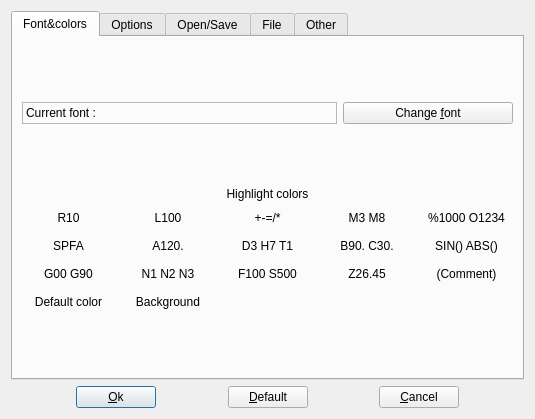
<?xml version="1.0" encoding="UTF-8"?>
<ui version="4.0">
 <class>SetupDialog</class>
 <widget class="QDialog" name="SetupDialog">
  <property name="geometry">
   <rect>
    <x>0</x>
    <y>0</y>
    <width>535</width>
    <height>419</height>
   </rect>
  </property>
  <property name="windowTitle">
   <string>Dialog</string>
  </property>
  <layout class="QVBoxLayout" name="verticalLayout">
   <item>
    <widget class="QTabWidget" name="tabWidget">
     <property name="tabPosition">
      <enum>QTabWidget::North</enum>
     </property>
     <property name="currentIndex">
      <number>0</number>
     </property>
     <widget class="QWidget" name="fontColorTab">
      <attribute name="title">
       <string>Font&amp;&amp;colors</string>
      </attribute>
      <layout class="QVBoxLayout" name="verticalLayout_4">
       <item>
        <spacer name="verticalSpacer_2">
         <property name="orientation">
          <enum>Qt::Vertical</enum>
         </property>
         <property name="sizeHint" stdset="0">
          <size>
           <width>20</width>
           <height>1</height>
          </size>
         </property>
        </spacer>
       </item>
       <item>
        <layout class="QHBoxLayout" name="horizontalLayout_2">
         <item>
          <widget class="QLabel" name="fontLabel">
           <property name="frameShape">
            <enum>QFrame::StyledPanel</enum>
           </property>
           <property name="frameShadow">
            <enum>QFrame::Sunken</enum>
           </property>
           <property name="text">
            <string>Current font :</string>
           </property>
          </widget>
         </item>
         <item>
          <widget class="QPushButton" name="changeFontButton">
           <property name="minimumSize">
            <size>
             <width>0</width>
             <height>0</height>
            </size>
           </property>
           <property name="maximumSize">
            <size>
             <width>170</width>
             <height>16777215</height>
            </size>
           </property>
           <property name="text">
            <string>Change &amp;font</string>
           </property>
          </widget>
         </item>
        </layout>
       </item>
       <item>
        <spacer name="verticalSpacer_4">
         <property name="orientation">
          <enum>Qt::Vertical</enum>
         </property>
         <property name="sizeHint" stdset="0">
          <size>
           <width>20</width>
           <height>40</height>
          </size>
         </property>
        </spacer>
       </item>
       <item>
        <widget class="QLabel" name="label_2">
         <property name="text">
          <string>Highlight colors</string>
         </property>
         <property name="alignment">
          <set>Qt::AlignCenter</set>
         </property>
        </widget>
       </item>
       <item>
        <layout class="QGridLayout" name="gridLayout">
         <item row="3" column="4">
          <widget class="QPushButton" name="commentColorButton">
           <property name="text">
            <string>(Comment)</string>
           </property>
           <property name="flat">
            <bool>true</bool>
           </property>
          </widget>
         </item>
         <item row="1" column="4">
          <widget class="QPushButton" name="progNameColorButton">
           <property name="autoFillBackground">
            <bool>false</bool>
           </property>
           <property name="text">
            <string>%1000 O1234</string>
           </property>
           <property name="flat">
            <bool>true</bool>
           </property>
          </widget>
         </item>
         <item row="3" column="2">
          <widget class="QPushButton" name="fsColorButton">
           <property name="text">
            <string>F100 S500</string>
           </property>
           <property name="flat">
            <bool>true</bool>
           </property>
          </widget>
         </item>
         <item row="3" column="1">
          <widget class="QPushButton" name="nColorButton">
           <property name="text">
            <string>N1 N2 N3</string>
           </property>
           <property name="flat">
            <bool>true</bool>
           </property>
          </widget>
         </item>
         <item row="3" column="3">
          <widget class="QPushButton" name="zColorButton">
           <property name="text">
            <string>Z26.45</string>
           </property>
           <property name="flat">
            <bool>true</bool>
           </property>
          </widget>
         </item>
         <item row="1" column="3">
          <widget class="QPushButton" name="mColorButton">
           <property name="autoFillBackground">
            <bool>false</bool>
           </property>
           <property name="text">
            <string>M3 M8</string>
           </property>
           <property name="flat">
            <bool>true</bool>
           </property>
          </widget>
         </item>
         <item row="1" column="2">
          <widget class="QPushButton" name="operatorColorButton">
           <property name="text">
            <string>+-=/*</string>
           </property>
           <property name="flat">
            <bool>true</bool>
           </property>
          </widget>
         </item>
         <item row="1" column="1">
          <widget class="QPushButton" name="lColorButton">
           <property name="text">
            <string>L100</string>
           </property>
           <property name="flat">
            <bool>true</bool>
           </property>
          </widget>
         </item>
         <item row="2" column="0">
          <widget class="QPushButton" name="keyWordColorButton">
           <property name="text">
            <string>SPFA</string>
           </property>
           <property name="flat">
            <bool>true</bool>
           </property>
          </widget>
         </item>
         <item row="2" column="2">
          <widget class="QPushButton" name="dhtColorButton">
           <property name="text">
            <string>D3 H7 T1</string>
           </property>
           <property name="flat">
            <bool>true</bool>
           </property>
          </widget>
         </item>
         <item row="1" column="0">
          <widget class="QPushButton" name="rColorButton">
           <property name="text">
            <string>R10</string>
           </property>
           <property name="flat">
            <bool>true</bool>
           </property>
          </widget>
         </item>
         <item row="2" column="1">
          <widget class="QPushButton" name="aColorButton">
           <property name="text">
            <string>A120.</string>
           </property>
           <property name="flat">
            <bool>true</bool>
           </property>
          </widget>
         </item>
         <item row="2" column="4">
          <widget class="QPushButton" name="macroColorButton">
           <property name="text">
            <string>SIN() ABS()</string>
           </property>
           <property name="flat">
            <bool>true</bool>
           </property>
          </widget>
         </item>
         <item row="2" column="3">
          <widget class="QPushButton" name="bColorButton">
           <property name="text">
            <string>B90. C30.</string>
           </property>
           <property name="flat">
            <bool>true</bool>
           </property>
          </widget>
         </item>
         <item row="3" column="0">
          <widget class="QPushButton" name="gColorButton">
           <property name="text">
            <string>G00 G90</string>
           </property>
           <property name="flat">
            <bool>true</bool>
           </property>
          </widget>
         </item>
         <item row="4" column="0">
          <widget class="QPushButton" name="fontColorButton">
           <property name="text">
            <string>Default color</string>
           </property>
           <property name="flat">
            <bool>true</bool>
           </property>
          </widget>
         </item>
         <item row="4" column="1">
          <widget class="QPushButton" name="backgroundColorButton">
           <property name="text">
            <string>Background</string>
           </property>
           <property name="flat">
            <bool>true</bool>
           </property>
          </widget>
         </item>
        </layout>
       </item>
       <item>
        <spacer name="verticalSpacer_7">
         <property name="orientation">
          <enum>Qt::Vertical</enum>
         </property>
         <property name="sizeHint" stdset="0">
          <size>
           <width>20</width>
           <height>40</height>
          </size>
         </property>
        </spacer>
       </item>
      </layout>
     </widget>
     <widget class="QWidget" name="optionsTab">
      <attribute name="title">
       <string>Options</string>
      </attribute>
      <layout class="QGridLayout" name="gridLayout_6">
       <item row="4" column="0">
        <widget class="QCheckBox" name="syntaxHCheckBox">
         <property name="text">
          <string>&amp;Syntax highlight</string>
         </property>
        </widget>
       </item>
       <item row="4" column="2">
        <widget class="QPushButton" name="curLineColorButton">
         <property name="toolTip">
          <string>Highlighted current line color</string>
         </property>
         <property name="text">
          <string>Hi&amp;ghlighted current line color</string>
         </property>
         <property name="autoDefault">
          <bool>false</bool>
         </property>
         <property name="flat">
          <bool>true</bool>
         </property>
        </widget>
       </item>
       <item row="4" column="1">
        <spacer name="horizontalSpacer_5">
         <property name="orientation">
          <enum>Qt::Horizontal</enum>
         </property>
         <property name="sizeHint" stdset="0">
          <size>
           <width>40</width>
           <height>20</height>
          </size>
         </property>
        </spacer>
       </item>
       <item row="6" column="2">
        <widget class="QCheckBox" name="underlineCheckBox">
         <property name="text">
          <string>Underline changes</string>
         </property>
        </widget>
       </item>
       <item row="5" column="2">
        <widget class="QPushButton" name="underlineColorButton">
         <property name="toolTip">
          <string>Underline color</string>
         </property>
         <property name="text">
          <string>U&amp;nderline color</string>
         </property>
         <property name="autoDefault">
          <bool>false</bool>
         </property>
         <property name="flat">
          <bool>true</bool>
         </property>
        </widget>
       </item>
       <item row="5" column="0">
        <widget class="QCheckBox" name="capsLockCheckBox">
         <property name="text">
          <string>&amp;Internal CAPS LOCK</string>
         </property>
        </widget>
       </item>
       <item row="7" column="2">
        <widget class="QCheckBox" name="clearUnderlinecheckBox">
         <property name="toolTip">
          <string>Clear underline changes on save</string>
         </property>
         <property name="text">
          <string>Clear underline on save</string>
         </property>
        </widget>
       </item>
       <item row="8" column="2">
        <widget class="QCheckBox" name="changeDateOnSave">
         <property name="toolTip">
          <string>When saving, it modifies the date in the comments in the header of the file.</string>
         </property>
         <property name="text">
          <string>Change date on save</string>
         </property>
        </widget>
       </item>
       <item row="7" column="0">
        <widget class="QCheckBox" name="clearUndocheckBox">
         <property name="toolTip">
          <string>Clear undo/redo history on save</string>
         </property>
         <property name="text">
          <string>Clear undo/redo history on save</string>
         </property>
        </widget>
       </item>
       <item row="6" column="0">
        <widget class="QCheckBox" name="editorToolTipsCheckBox">
         <property name="text">
          <string>Show editor tooltips</string>
         </property>
         <property name="checked">
          <bool>false</bool>
         </property>
        </widget>
       </item>
       <item row="9" column="0">
        <spacer name="verticalSpacer_9">
         <property name="orientation">
          <enum>Qt::Vertical</enum>
         </property>
         <property name="sizeHint" stdset="0">
          <size>
           <width>20</width>
           <height>40</height>
          </size>
         </property>
        </spacer>
       </item>
      </layout>
     </widget>
     <widget class="QWidget" name="openSaveTab">
      <attribute name="title">
       <string>Open/Save</string>
      </attribute>
      <layout class="QHBoxLayout" name="horizontalLayout_11">
       <item>
        <widget class="QGroupBox" name="ui_openGroup">
         <property name="title">
          <string>When open file:</string>
         </property>
         <layout class="QGridLayout" name="gridLayout_3">
          <item row="2" column="0">
           <widget class="QCheckBox" name="ui_dropControl">
            <property name="toolTip">
             <string>&lt;html&gt;&lt;head/&gt;&lt;body&gt;&lt;p&gt;Older CNC systems could add control characters (&lt;code&gt;0x00&lt;/code&gt;-&lt;code&gt;0x1f&lt;/code&gt;) when uploading a file via the serial port, which looks like mojibake. The editor can delete such characters, leaving only carriage and newline characters.&lt;/p&gt;&lt;/body&gt;&lt;/html&gt;</string>
            </property>
            <property name="text">
             <string>Discard control symbols.</string>
            </property>
           </widget>
          </item>
          <item row="0" column="0">
           <widget class="QCheckBox" name="ui_dropEmptyLine">
            <property name="toolTip">
             <string>&lt;html&gt;&lt;head/&gt;&lt;body&gt;&lt;p&gt;In some cases, the CNC inserts additional blank lines when the file is unloaded. The editor can recognise such lines and delete them.&lt;/p&gt;&lt;/body&gt;&lt;/html&gt;</string>
            </property>
            <property name="text">
             <string>Discard additional empty lines.</string>
            </property>
           </widget>
          </item>
          <item row="1" column="0">
           <widget class="QCheckBox" name="ui_dropExtra">
            <property name="toolTip">
             <string>&lt;html&gt;&lt;head/&gt;&lt;body&gt;&lt;p&gt;Discard the upper 128 code points commonly used for national alphabets.&lt;/p&gt;&lt;/body&gt;&lt;/html&gt;</string>
            </property>
            <property name="text">
             <string>Discard extra symbols.</string>
            </property>
           </widget>
          </item>
          <item row="3" column="0">
           <spacer name="verticalSpacer_11">
            <property name="orientation">
             <enum>Qt::Vertical</enum>
            </property>
            <property name="sizeHint" stdset="0">
             <size>
              <width>20</width>
              <height>40</height>
             </size>
            </property>
           </spacer>
          </item>
         </layout>
        </widget>
       </item>
       <item>
        <widget class="QGroupBox" name="ui_encodingGroup">
         <property name="title">
          <string>Use encoding:</string>
         </property>
         <layout class="QGridLayout" name="gridLayout_5">
          <item row="3" column="0">
           <spacer name="verticalSpacer_10">
            <property name="orientation">
             <enum>Qt::Vertical</enum>
            </property>
            <property name="sizeHint" stdset="0">
             <size>
              <width>20</width>
              <height>40</height>
             </size>
            </property>
           </spacer>
          </item>
          <item row="2" column="0">
           <widget class="QComboBox" name="ui_encodingCombo">
            <property name="sizePolicy">
             <sizepolicy hsizetype="Preferred" vsizetype="Fixed">
              <horstretch>0</horstretch>
              <verstretch>0</verstretch>
             </sizepolicy>
            </property>
            <property name="editable">
             <bool>false</bool>
            </property>
           </widget>
          </item>
          <item row="0" column="0">
           <widget class="QCheckBox" name="ui_showAllCodecs">
            <property name="text">
             <string>Show all available codecs</string>
            </property>
           </widget>
          </item>
          <item row="1" column="0">
           <widget class="QCheckBox" name="ui_showAliases">
            <property name="text">
             <string>Show aliases</string>
            </property>
           </widget>
          </item>
         </layout>
        </widget>
       </item>
      </layout>
     </widget>
     <widget class="QWidget" name="extensionsTab">
      <property name="accessibleName">
       <string/>
      </property>
      <attribute name="title">
       <string>File</string>
      </attribute>
      <layout class="QHBoxLayout" name="horizontalLayout_3">
       <item>
        <widget class="QListWidget" name="lstExtensions">
         <property name="sizePolicy">
          <sizepolicy hsizetype="Minimum" vsizetype="Expanding">
           <horstretch>0</horstretch>
           <verstretch>0</verstretch>
          </sizepolicy>
         </property>
         <property name="maximumSize">
          <size>
           <width>150</width>
           <height>16777215</height>
          </size>
         </property>
         <property name="sortingEnabled">
          <bool>true</bool>
         </property>
        </widget>
       </item>
       <item>
        <layout class="QVBoxLayout" name="verticalLayout_3">
         <item>
          <layout class="QHBoxLayout" name="horizontalLayout_9">
           <item>
            <widget class="QPushButton" name="btnDeleteExtension">
             <property name="text">
              <string>Delete</string>
             </property>
             <property name="icon">
              <iconset resource="../../gcodeshared/application.qrc">
               <normaloff>:/images/list-remove.png</normaloff>:/images/list-remove.png</iconset>
             </property>
            </widget>
           </item>
           <item>
            <spacer name="horizontalSpacer_9">
             <property name="orientation">
              <enum>Qt::Horizontal</enum>
             </property>
             <property name="sizeHint" stdset="0">
              <size>
               <width>40</width>
               <height>20</height>
              </size>
             </property>
            </spacer>
           </item>
          </layout>
         </item>
         <item>
          <spacer name="verticalSpacer_3">
           <property name="orientation">
            <enum>Qt::Vertical</enum>
           </property>
           <property name="sizeHint" stdset="0">
            <size>
             <width>20</width>
             <height>5</height>
            </size>
           </property>
          </spacer>
         </item>
         <item>
          <layout class="QHBoxLayout" name="horizontalLayout_6">
           <item>
            <widget class="QLabel" name="label_3">
             <property name="text">
              <string>Extension to add: </string>
             </property>
            </widget>
           </item>
           <item>
            <widget class="QLineEdit" name="edtExtension">
             <property name="inputMask">
              <string/>
             </property>
             <property name="text">
              <string>*.</string>
             </property>
             <property name="maxLength">
              <number>5</number>
             </property>
            </widget>
           </item>
           <item>
            <widget class="QPushButton" name="btnAddExtension">
             <property name="text">
              <string>Add</string>
             </property>
             <property name="icon">
              <iconset resource="../../gcodeshared/application.qrc">
               <normaloff>:/images/add.png</normaloff>:/images/add.png</iconset>
             </property>
            </widget>
           </item>
          </layout>
         </item>
         <item>
          <widget class="Line" name="line_5">
           <property name="orientation">
            <enum>Qt::Horizontal</enum>
           </property>
          </widget>
         </item>
         <item>
          <spacer name="verticalSpacer_6">
           <property name="orientation">
            <enum>Qt::Vertical</enum>
           </property>
           <property name="sizeHint" stdset="0">
            <size>
             <width>20</width>
             <height>20</height>
            </size>
           </property>
          </spacer>
         </item>
         <item>
          <widget class="Line" name="line_2">
           <property name="orientation">
            <enum>Qt::Horizontal</enum>
           </property>
          </widget>
         </item>
         <item>
          <layout class="QHBoxLayout" name="horizontalLayout_7">
           <item>
            <widget class="QLabel" name="label_4">
             <property name="text">
              <string>Default save extension:</string>
             </property>
            </widget>
           </item>
           <item>
            <widget class="QLineEdit" name="edtSaveExtension">
             <property name="toolTip">
              <string>Extension to be added to filename when saving</string>
             </property>
             <property name="inputMask">
              <string>*.Aaa</string>
             </property>
             <property name="text">
              <string>*.nc</string>
             </property>
            </widget>
           </item>
          </layout>
         </item>
         <item>
          <widget class="Line" name="line_4">
           <property name="orientation">
            <enum>Qt::Horizontal</enum>
           </property>
          </widget>
         </item>
         <item>
          <spacer name="verticalSpacer_8">
           <property name="orientation">
            <enum>Qt::Vertical</enum>
           </property>
           <property name="sizeHint" stdset="0">
            <size>
             <width>20</width>
             <height>20</height>
            </size>
           </property>
          </spacer>
         </item>
         <item>
          <widget class="Line" name="line">
           <property name="orientation">
            <enum>Qt::Horizontal</enum>
           </property>
          </widget>
         </item>
         <item>
          <layout class="QVBoxLayout" name="verticalLayout_5">
           <item>
            <widget class="QLabel" name="label_7">
             <property name="text">
              <string>Guess file name by:</string>
             </property>
            </widget>
           </item>
           <item>
            <layout class="QHBoxLayout" name="horizontalLayout_10">
             <item>
              <widget class="QCheckBox" name="progNumCheckBox">
               <property name="text">
                <string>Program number</string>
               </property>
               <property name="checked">
                <bool>true</bool>
               </property>
               <property name="autoExclusive">
                <bool>true</bool>
               </property>
               <property name="tristate">
                <bool>false</bool>
               </property>
              </widget>
             </item>
             <item>
              <widget class="QCheckBox" name="firstCommCheckBox">
               <property name="toolTip">
                <string>Ensure that first comment in program is valid file name</string>
               </property>
               <property name="text">
                <string>First comment</string>
               </property>
               <property name="autoExclusive">
                <bool>true</bool>
               </property>
               <property name="tristate">
                <bool>false</bool>
               </property>
              </widget>
             </item>
            </layout>
           </item>
           <item>
            <widget class="Line" name="line_3">
             <property name="orientation">
              <enum>Qt::Horizontal</enum>
             </property>
            </widget>
           </item>
           <item>
            <widget class="QLabel" name="label_5">
             <property name="text">
              <string>Default save directory:</string>
             </property>
            </widget>
           </item>
           <item>
            <layout class="QHBoxLayout" name="horizontalLayout_8">
             <item>
              <widget class="QLineEdit" name="edtSaveDirectory"/>
             </item>
             <item>
              <widget class="QPushButton" name="btnBrowseDirectory">
               <property name="text">
                <string>Browse...</string>
               </property>
               <property name="icon">
                <iconset resource="../../gcodeshared/application.qrc">
                 <normaloff>:/images/browse.png</normaloff>:/images/browse.png</iconset>
               </property>
              </widget>
             </item>
            </layout>
           </item>
          </layout>
         </item>
        </layout>
       </item>
      </layout>
     </widget>
     <widget class="QWidget" name="otherTab">
      <attribute name="title">
       <string>Other</string>
      </attribute>
      <layout class="QVBoxLayout" name="verticalLayout_2">
       <item>
        <layout class="QHBoxLayout" name="horizontalLayout_5">
         <item>
          <widget class="QLabel" name="label">
           <property name="text">
            <string>Calculator exe :</string>
           </property>
          </widget>
         </item>
         <item>
          <widget class="QLineEdit" name="calcLineEdit">
           <property name="toolTip">
            <string>Calculator executable</string>
           </property>
          </widget>
         </item>
         <item>
          <widget class="QPushButton" name="browseButton">
           <property name="text">
            <string>&amp;Browse</string>
           </property>
           <property name="icon">
            <iconset resource="../../gcodeshared/application.qrc">
             <normaloff>:/images/browse.png</normaloff>:/images/browse.png</iconset>
           </property>
          </widget>
         </item>
        </layout>
       </item>
       <item>
        <layout class="QHBoxLayout" name="horizontalLayout_4">
         <item>
          <widget class="QGroupBox" name="groupBox">
           <property name="title">
            <string>Window title</string>
           </property>
           <layout class="QGridLayout" name="gridLayout_2">
            <item row="0" column="0">
             <widget class="QCheckBox" name="fileNameCheckBox">
              <property name="text">
               <string>Show file name</string>
              </property>
             </widget>
            </item>
            <item row="1" column="0">
             <widget class="QCheckBox" name="filePathCheckBox">
              <property name="text">
               <string>Show file path</string>
              </property>
             </widget>
            </item>
            <item row="2" column="0">
             <widget class="QCheckBox" name="titleCheckBox">
              <property name="text">
               <string>Show program title</string>
              </property>
             </widget>
            </item>
            <item row="3" column="0">
             <spacer name="verticalSpacer_5">
              <property name="orientation">
               <enum>Qt::Vertical</enum>
              </property>
              <property name="sizeHint" stdset="0">
               <size>
                <width>20</width>
                <height>40</height>
               </size>
              </property>
             </spacer>
            </item>
           </layout>
          </widget>
         </item>
         <item>
          <widget class="QGroupBox" name="groupBox_2">
           <property name="title">
            <string/>
           </property>
           <layout class="QGridLayout" name="gridLayout_4">
            <item row="0" column="1">
             <widget class="QCheckBox" name="tabbedModecheckBox">
              <property name="text">
               <string>&amp;Editor tabbed mode</string>
              </property>
             </widget>
            </item>
            <item row="1" column="1">
             <widget class="QCheckBox" name="readOnlyModeCheckBox">
              <property name="toolTip">
               <string>If set, all files will be opened in read-only mode</string>
              </property>
              <property name="text">
               <string>&amp;Viewer mode</string>
              </property>
             </widget>
            </item>
            <item row="6" column="1">
             <spacer name="verticalSpacer">
              <property name="orientation">
               <enum>Qt::Vertical</enum>
              </property>
              <property name="sizeHint" stdset="0">
               <size>
                <width>20</width>
                <height>40</height>
               </size>
              </property>
             </spacer>
            </item>
            <item row="5" column="1">
             <widget class="QComboBox" name="highlightModeComboBox">
              <property name="toolTip">
               <string>Default highlight style and tooltip mode</string>
              </property>
             </widget>
            </item>
            <item row="4" column="1">
             <widget class="QLabel" name="label_6">
              <property name="text">
               <string>Default highlight style:</string>
              </property>
             </widget>
            </item>
            <item row="2" column="1">
             <widget class="QCheckBox" name="startEmptyCheckBox">
              <property name="toolTip">
               <string>Do not reopen the editor windows at startup</string>
              </property>
              <property name="text">
               <string>Start empty window</string>
              </property>
             </widget>
            </item>
            <item row="3" column="1">
             <widget class="QCheckBox" name="disableFileChangeMonitorCheckBox">
              <property name="toolTip">
               <string>Do not show warning message when open file is modified by another application.</string>
              </property>
              <property name="text">
               <string>Disable file change monitor</string>
              </property>
             </widget>
            </item>
           </layout>
          </widget>
         </item>
        </layout>
       </item>
      </layout>
     </widget>
    </widget>
   </item>
   <item>
    <layout class="QHBoxLayout" name="horizontalLayout">
     <item>
      <spacer name="horizontalSpacer">
       <property name="orientation">
        <enum>Qt::Horizontal</enum>
       </property>
       <property name="sizeHint" stdset="0">
        <size>
         <width>40</width>
         <height>20</height>
        </size>
       </property>
      </spacer>
     </item>
     <item>
      <widget class="QPushButton" name="okButton">
       <property name="text">
        <string>&amp;Ok</string>
       </property>
       <property name="icon">
        <iconset resource="../../gcodeshared/application.qrc">
         <normaloff>:/images/ok.png</normaloff>:/images/ok.png</iconset>
       </property>
       <property name="default">
        <bool>true</bool>
       </property>
      </widget>
     </item>
     <item>
      <spacer name="horizontalSpacer_3">
       <property name="orientation">
        <enum>Qt::Horizontal</enum>
       </property>
       <property name="sizeHint" stdset="0">
        <size>
         <width>40</width>
         <height>20</height>
        </size>
       </property>
      </spacer>
     </item>
     <item>
      <widget class="QPushButton" name="defaultButton">
       <property name="text">
        <string>&amp;Default</string>
       </property>
       <property name="icon">
        <iconset resource="../../gcodeshared/application.qrc">
         <normaloff>:/images/default.png</normaloff>:/images/default.png</iconset>
       </property>
       <property name="autoDefault">
        <bool>false</bool>
       </property>
      </widget>
     </item>
     <item>
      <spacer name="horizontalSpacer_4">
       <property name="orientation">
        <enum>Qt::Horizontal</enum>
       </property>
       <property name="sizeHint" stdset="0">
        <size>
         <width>40</width>
         <height>20</height>
        </size>
       </property>
      </spacer>
     </item>
     <item>
      <widget class="QPushButton" name="cancelButton">
       <property name="text">
        <string>&amp;Cancel</string>
       </property>
       <property name="icon">
        <iconset resource="../../gcodeshared/application.qrc">
         <normaloff>:/images/window-close.png</normaloff>:/images/window-close.png</iconset>
       </property>
       <property name="autoDefault">
        <bool>false</bool>
       </property>
      </widget>
     </item>
     <item>
      <spacer name="horizontalSpacer_2">
       <property name="orientation">
        <enum>Qt::Horizontal</enum>
       </property>
       <property name="sizeHint" stdset="0">
        <size>
         <width>40</width>
         <height>20</height>
        </size>
       </property>
      </spacer>
     </item>
    </layout>
   </item>
  </layout>
 </widget>
 <tabstops>
  <tabstop>tabWidget</tabstop>
  <tabstop>changeFontButton</tabstop>
  <tabstop>rColorButton</tabstop>
  <tabstop>lColorButton</tabstop>
  <tabstop>operatorColorButton</tabstop>
  <tabstop>mColorButton</tabstop>
  <tabstop>progNameColorButton</tabstop>
  <tabstop>keyWordColorButton</tabstop>
  <tabstop>aColorButton</tabstop>
  <tabstop>dhtColorButton</tabstop>
  <tabstop>bColorButton</tabstop>
  <tabstop>macroColorButton</tabstop>
  <tabstop>gColorButton</tabstop>
  <tabstop>nColorButton</tabstop>
  <tabstop>fsColorButton</tabstop>
  <tabstop>zColorButton</tabstop>
  <tabstop>commentColorButton</tabstop>
  <tabstop>fontColorButton</tabstop>
  <tabstop>backgroundColorButton</tabstop>
  <tabstop>syntaxHCheckBox</tabstop>
  <tabstop>capsLockCheckBox</tabstop>
  <tabstop>editorToolTipsCheckBox</tabstop>
  <tabstop>clearUndocheckBox</tabstop>
  <tabstop>curLineColorButton</tabstop>
  <tabstop>underlineColorButton</tabstop>
  <tabstop>underlineCheckBox</tabstop>
  <tabstop>clearUnderlinecheckBox</tabstop>
  <tabstop>lstExtensions</tabstop>
  <tabstop>btnDeleteExtension</tabstop>
  <tabstop>edtExtension</tabstop>
  <tabstop>btnAddExtension</tabstop>
  <tabstop>edtSaveExtension</tabstop>
  <tabstop>progNumCheckBox</tabstop>
  <tabstop>firstCommCheckBox</tabstop>
  <tabstop>edtSaveDirectory</tabstop>
  <tabstop>btnBrowseDirectory</tabstop>
  <tabstop>calcLineEdit</tabstop>
  <tabstop>browseButton</tabstop>
  <tabstop>fileNameCheckBox</tabstop>
  <tabstop>filePathCheckBox</tabstop>
  <tabstop>titleCheckBox</tabstop>
  <tabstop>tabbedModecheckBox</tabstop>
  <tabstop>readOnlyModeCheckBox</tabstop>
  <tabstop>startEmptyCheckBox</tabstop>
  <tabstop>highlightModeComboBox</tabstop>
  <tabstop>okButton</tabstop>
  <tabstop>defaultButton</tabstop>
  <tabstop>cancelButton</tabstop>
 </tabstops>
 <resources>
  <include location="../../gcodeshared/application.qrc"/>
 </resources>
 <connections/>
</ui>
